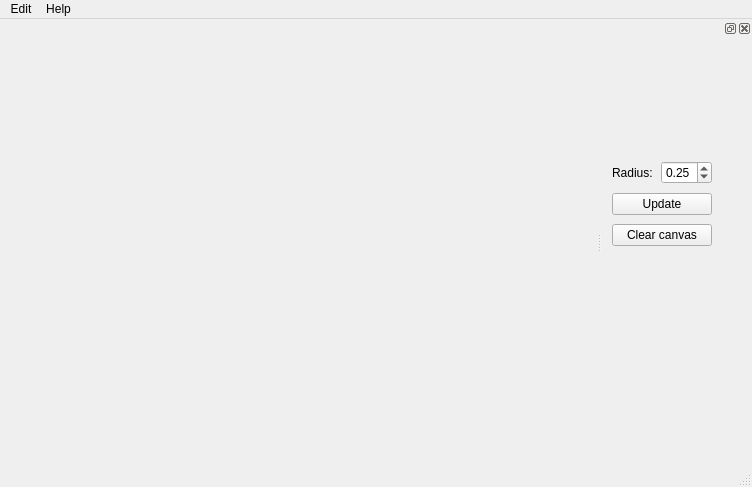
<?xml version="1.0" encoding="UTF-8"?>
<ui version="4.0">
 <class>MainWindow</class>
 <widget class="QMainWindow" name="MainWindow">
  <property name="geometry">
   <rect>
    <x>0</x>
    <y>0</y>
    <width>752</width>
    <height>487</height>
   </rect>
  </property>
  <property name="windowTitle">
   <string>MainWindow</string>
  </property>
  <widget class="QWidget" name="centralwidget">
   <layout class="QHBoxLayout" name="horizontalLayout">
    <item>
     <widget class="SpirographWidget" name="canvas" native="true"/>
    </item>
   </layout>
  </widget>
  <widget class="QMenuBar" name="menubar">
   <property name="geometry">
    <rect>
     <x>0</x>
     <y>0</y>
     <width>752</width>
     <height>26</height>
    </rect>
   </property>
   <widget class="QMenu" name="menuEdit">
    <property name="title">
     <string>Edit</string>
    </property>
   </widget>
   <widget class="QMenu" name="menuHelp">
    <property name="title">
     <string>Help</string>
    </property>
   </widget>
   <addaction name="menuEdit"/>
   <addaction name="menuHelp"/>
  </widget>
  <widget class="QStatusBar" name="statusbar"/>
  <widget class="QDockWidget" name="dockWidget_10">
   <property name="minimumSize">
    <size>
     <width>150</width>
     <height>99</height>
    </size>
   </property>
   <property name="floating">
    <bool>false</bool>
   </property>
   <attribute name="dockWidgetArea">
    <number>2</number>
   </attribute>
   <widget class="QWidget" name="dockWidgetContents_10">
    <widget class="QWidget" name="layoutWidget">
     <property name="geometry">
      <rect>
       <x>10</x>
       <y>120</y>
       <width>100</width>
       <height>94</height>
      </rect>
     </property>
     <layout class="QVBoxLayout" name="verticalLayout">
      <item>
       <layout class="QHBoxLayout" name="horizontalLayout_2">
        <item>
         <widget class="QLabel" name="label">
          <property name="text">
           <string>Radius:</string>
          </property>
         </widget>
        </item>
        <item>
         <widget class="QDoubleSpinBox" name="inner_radius">
          <property name="minimum">
           <double>0.010000000000000</double>
          </property>
          <property name="maximum">
           <double>1.000000000000000</double>
          </property>
          <property name="singleStep">
           <double>0.010000000000000</double>
          </property>
          <property name="value">
           <double>0.250000000000000</double>
          </property>
         </widget>
        </item>
       </layout>
      </item>
      <item>
       <widget class="QPushButton" name="pushButton">
        <property name="text">
         <string>Update</string>
        </property>
       </widget>
      </item>
      <item>
       <widget class="QPushButton" name="pushButton_2">
        <property name="text">
         <string>Clear canvas</string>
        </property>
       </widget>
      </item>
     </layout>
    </widget>
   </widget>
  </widget>
 </widget>
 <customwidgets>
  <customwidget>
   <class>SpirographWidget</class>
   <extends>QWidget</extends>
   <header>spirographwidget.h</header>
   <container>1</container>
  </customwidget>
 </customwidgets>
 <resources/>
 <connections/>
</ui>
